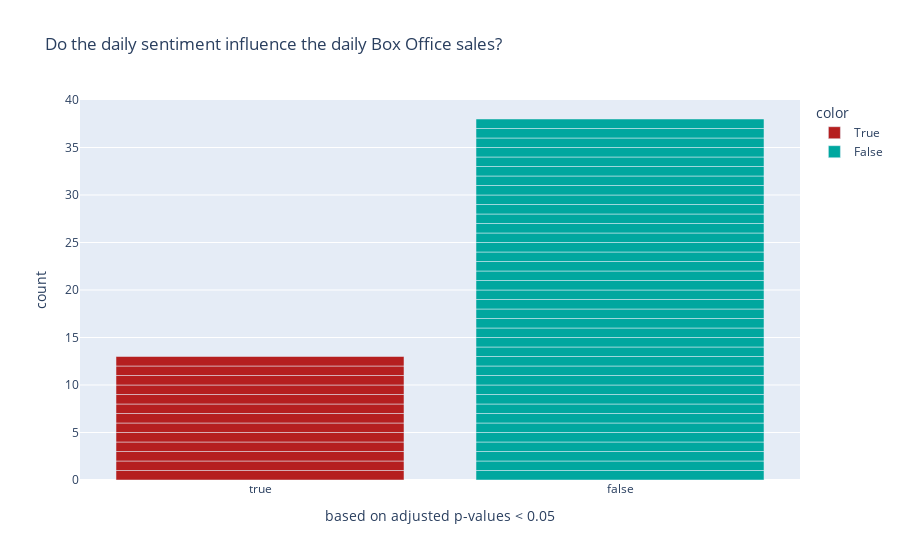

The notebook cell saved with this chart:
### Code cell
import plotly.express as px

fig = px.bar(x=adj_pvals_df.reject, y=(np.ones(len(adj_pvals_df.reject))), labels={'x':'based on adjusted p-values < 0.05', 'y':'count'},
            hover_name =adj_pvals_df.movie,
            color=adj_pvals_df.reject, #sent2box[:,0],
            color_discrete_sequence=['#B51F1F', '#00A79F'],
            title='Do the daily sentiment influence the daily Box Office sales?')
fig.show()

### Figure 1 — Plotly figure (JSON) as saved in the notebook; plotly's stock layout.template omitted (floating-point values rounded to 4 significant figures)
{"data": [{"alignmentgroup": "True", "hovertemplate": "<b>%{hovertext}</b><br><br>color=True<br>based on adjusted p-values < 0.05=%{x}<br>count=%{y}<extra></extra>", "hovertext": ["Aladdin", "Avengers: Endgame", "Black Panther", "Deadpool", "Fantastic Beasts: The Crimes of Grindelwald", "Fast & Furious 7", "Jumanji: The Next Level", "Minions", "Spectre", "Star Wars: Episode VII - The Force Awakens", "The Jungle Book", "Toy Story 4", "Wonder Woman"], "legendgroup": "True", "marker": {"color": "#B51F1F", "pattern": {"shape": ""}}, "name": "True", "offsetgroup": "True", "orientation": "v", "showlegend": true, "textposition": "auto", "type": "bar", "x": [true, true, true, true, true, true, true, true, true, true, true, true, true], "xaxis": "x", "y": [1, 1, 1, 1, 1, 1, 1, 1, 1, 1, 1, 1, 1], "yaxis": "y"}, {"alignmentgroup": "True", "hovertemplate": "<b>%{hovertext}</b><br><br>color=False<br>based on adjusted p-values < 0.05=%{x}<br>count=%{y}<extra></extra>", "hovertext": ["Aquaman", "Avengers: Age of Ultron", "Avengers: Infinity War", "Bad Boys for Life", "Batman v Superman: Dawn of Justice", "Beauty and the Beast", "Birds of Prey: And the Fantabulous Emancipation of One Harley Quinn", "Bohemian Rhapsody", "Captain America: Civil War", "Captain Marvel", "Deadpool 2", "Despicable Me 3", "Dolittle", "Fantastic Beasts and Where to Find Them", "Finding Dory", "Frozen II", "Guardians of the Galaxy Vol. 2", "Incredibles 2", "Inside Out", "Joker", "Jumanji: Welcome to the Jungle", "Jurassic World: Fallen Kingdom", "Jurassic World", "Onward", "Sonic the Hedgehog", "Rogue One", "Star Wars: Episode IX - The Rise of Skywalker", "Star Wars: Episode VIII - The Last Jedi", "Suicide Squad", "The Fate of the Furious", "The Hunger Games: Mockingjay - Part 2", "The Invisible Man", "The Lion King", "The Martian", "The Secret Life of Pets", "Thor: Ragnarok", "Venom", "Zootopia"], "legendgroup": "False", "marker": {"color": "#00A79F", "pattern": {"shape": ""}}, "name": "False", "offsetgroup": "False", "orientation": "v", "showlegend": true, "textposition": "auto", "type": "bar", "x": [false, false, false, false, false, false, false, false, false, false, false, false, false, false, false, false, false, false, false, false, false, false, false, false, false, false, false, false, false, false, false, false, false, false, false, false, false, false], "xaxis": "x", "y": [1, 1, 1, 1, 1, 1, 1, 1, 1, 1, 1, 1, 1, 1, 1, 1, 1, 1, 1, 1, 1, 1, 1, 1, 1, 1, 1, 1, 1, 1, 1, 1, 1, 1, 1, 1, 1, 1], "yaxis": "y"}], "layout": {"barmode": "relative", "legend": {"title": {"text": "color"}, "tracegroupgap": 0}, "title": {"text": "Do the daily sentiment influence the daily Box Office sales?"}, "xaxis": {"anchor": "y", "domain": [0, 1], "title": {"text": "based on adjusted p-values < 0.05"}}, "yaxis": {"anchor": "x", "domain": [0, 1], "title": {"text": "count"}}}}
